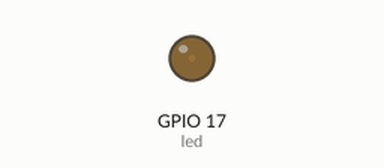
A program run on a simulated Raspberry Pi (BCM pin numbers). Parts: output pins drawn as LEDs (lit = HIGH).

Above: at 0.05 s.
At 0.8 s:
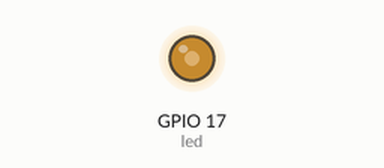
At 1.3 s:
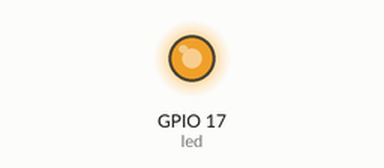
At 2.6 s:
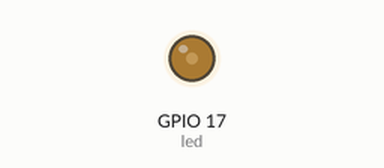
Timing chart, 0 to 6.8 s (numbered marks = the images above):
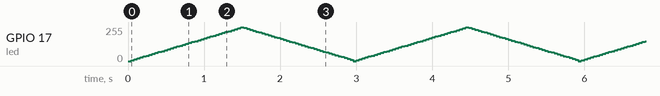

The program:

breathing.py
```python
"""Breathing LED with PWM.

Wiring: same as blink (GPIO17 -> resistor -> LED -> GND).
"""

from gpiozero import PWMLED
from signal import pause

led = PWMLED(17)
led.pulse(fade_in_time=1.5, fade_out_time=1.5)
pause()
```
